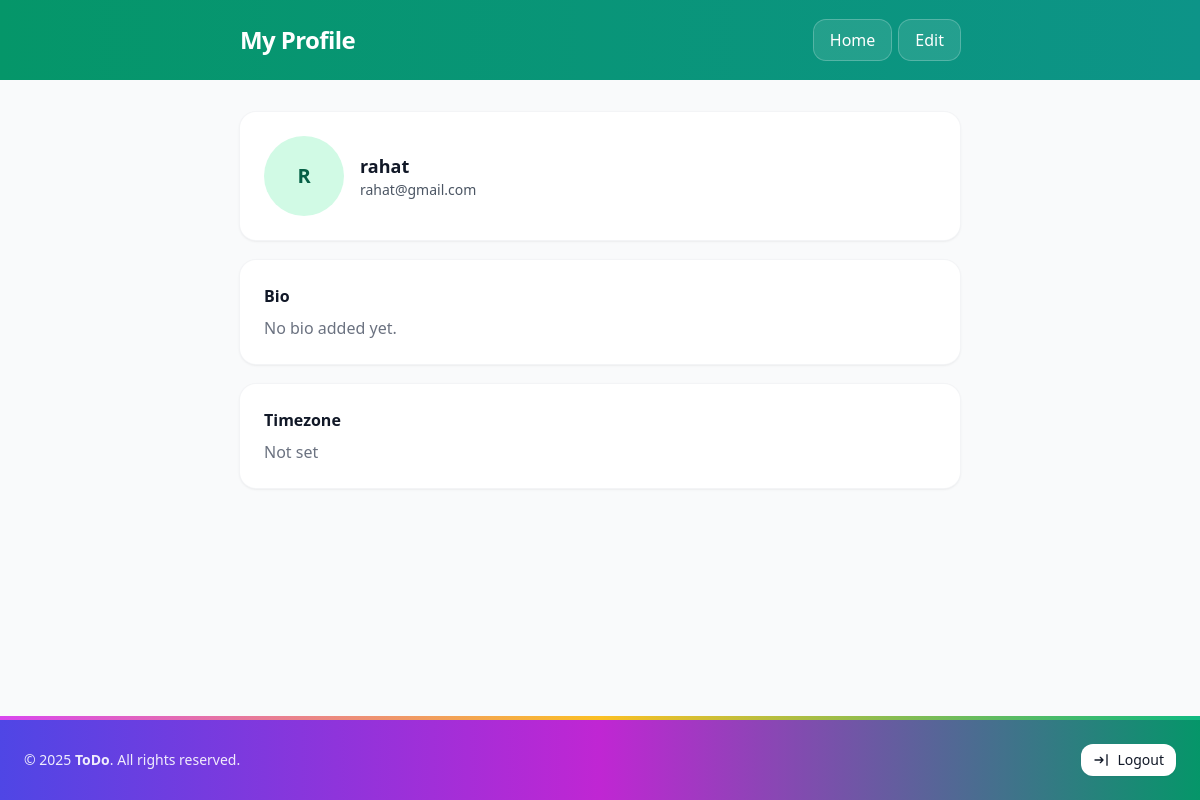
Page /accounts/profile/ (signed in) on the earlier database version.
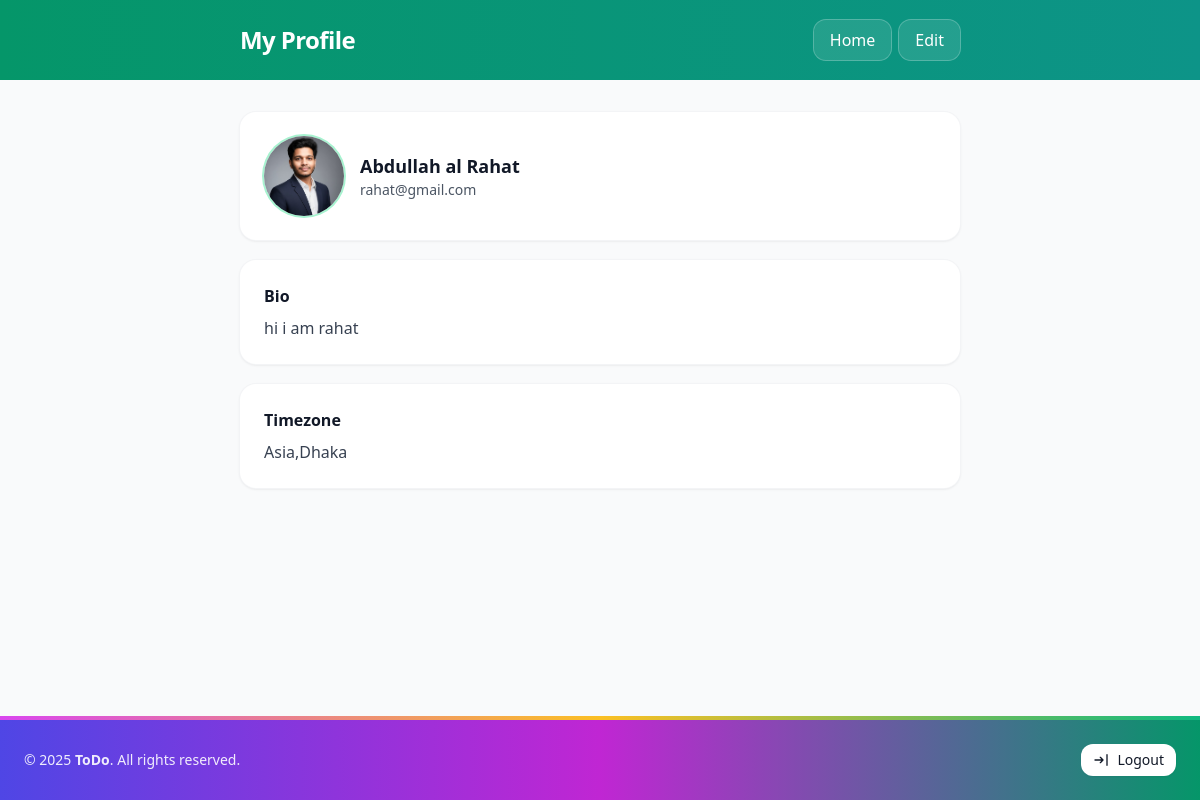
Same page on the later database version.
### accounts/models.py (models this page shows, shortened)
class Profile(models.Model):
    user = models.OneToOneField(User, on_delete=models.CASCADE, related_name="profile")
    full_name = models.CharField(max_length=120, blank=True)
    bio = models.TextField(blank=True)
    avatar = models.ImageField(upload_to="avatars/", blank=True, null=True)
    timezone = models.CharField(max_length=64, blank=True)

### accounts/views.py (the view)
# urls.py: path("profile/", profile_detail, name="profile"),
@login_required
@require_http_methods(["GET"])
def profile_detail(request):
    return render(request, "accounts/profile_detail.html", {"profile": request.user.profile})

### accounts/context_processors.py (called while the page is built)
def ensure_profile(request) -> Dict:
    profile = None
    user = getattr(request, 'user', None)
    if user and user.is_authenticated:
        from .models import Profile
        profile, _ = Profile.objects.get_or_create(user=user)
        is_admin = user.is_superuser or user.groups.filter(name="admin").exists()
    else:
        is_admin = False
    return {"profile": profile, "is_admin": is_admin}

### accounts/templates/accounts/profile_detail.html (shortened to what this page needs)
<!doctype html>
<html lang="en">
<head>
  <script src="https://cdn.tailwindcss.com"></script>
</head>
<body class="bg-gray-50 text-gray-900 antialiased min-h-screen flex flex-col">
  <div class="bg-gradient-to-r from-emerald-600 to-teal-600 text-white">
    <div class="max-w-3xl mx-auto px-6 py-5 flex items-center justify-between">
      <h1 class="text-xl sm:text-2xl font-semibold tracking-tight">My Profile</h1>
      <div class="flex items-center gap-2">
        {% if is_admin %}
          <a href="{% url 'accounts:dashboard' %}" class="rounded-xl px-4 py-2 bg-white/10 hover:bg-white/20 ring-1 ring-white/30">Home</a>
        {% else %}
          <a href="{% url 'tasks:task_list' %}" class="rounded-xl px-4 py-2 bg-white/10 hover:bg-white/20 ring-1 ring-white/30">Home</a>
        {% endif %}
        <a href="{% url 'accounts:profile_edit' %}" class="rounded-xl px-4 py-2 bg-white/10 hover:bg-white/20 ring-1 ring-white/30">Edit</a>
      </div>
    </div>
  </div>
  <main class="flex-1">
    <div class="max-w-3xl mx-auto px-6 py-8 space-y-5">
      <section class="bg-white rounded-2xl shadow ring-1 ring-gray-100 p-6 flex items-center gap-4">
        {% if profile.avatar %}
          <img src="{{ profile.avatar.url }}" class="h-20 w-20 rounded-full ring-2 ring-emerald-200 object-cover" alt="User avatar">
        {% else %}
          <div class="h-20 w-20 rounded-full bg-emerald-100 text-emerald-800 grid place-items-center text-xl font-bold">
            {{ profile.full_name|default:request.user.username|slice:":1"|upper }}
          </div>
        {% endif %}
        <div class="min-w-0">
          <p class="text-lg font-semibold truncate">{{ profile.full_name|default:request.user.username }}</p>
          <p class="text-gray-600 text-sm truncate">{{ request.user.email }}</p>
        </div>
      </section>
      <section class="bg-white rounded-2xl shadow ring-1 ring-gray-100 p-6">
        <h2 class="font-semibold mb-2">Bio</h2>
        {% if profile.bio %}
          <p class="text-gray-700 whitespace-pre-line">{{ profile.bio }}</p>
        {% else %}
          <p class="text-gray-500">No bio added yet.</p>
        {% endif %}
      </section>
      <section class="bg-white rounded-2xl shadow ring-1 ring-gray-100 p-6">
        <h2 class="font-semibold mb-2">Timezone</h2>
        {% if profile.timezone %}
          <p class="text-gray-700">{{ profile.timezone }}</p>
        {% else %}
          <p class="text-gray-500">Not set</p>
        {% endif %}
      </section>
    </div>
  </main>
  {% include 'includes/footer.html' %}
</body>
</html>

### templates/includes/footer.html (shortened to what this page needs)
<footer class="mt-12">
  <div class="h-1 w-full bg-gradient-to-r from-fuchsia-500 via-amber-400 to-emerald-500"></div>
  <div class="bg-gradient-to-r from-indigo-600 via-fuchsia-600 to-emerald-600 text-white">
    <div class="max-w-7xl mx-auto px-4 sm:px-6 text-sm">
      <div class="flex flex-col sm:flex-row items-center justify-between gap-4 py-6">
        <p class="opacity-90">&copy; {% now "Y" %} <strong>ToDo</strong>. All rights reserved.</p>
        <form method="post" action="{% url 'accounts:logout' %}" class="inline">
          <button type="submit" class="inline-flex items-center gap-2 rounded-xl px-3 py-1.5 bg-white text-gray-900 hover:bg-amber-300 shadow-sm transition">
            <svg xmlns="http://www.w3.org/2000/svg" class="h-4 w-4" viewBox="0 0 24 24" fill="none" stroke="currentColor" stroke-width="2" aria-hidden="true"><path stroke-linecap="round" stroke-linejoin="round" d="M15 12H3m12 0l-4-4m4 4l-4 4M21 4v16"/></svg>
            Logout
          </button>
        </form>
      </div>
    </div>
  </div>
</footer>

Differences in the rows shown:
changed Profile: avatar: picture added; full_name "rahat" → "Abdullah al Rahat"; bio (not shown) → "hi i am rahat"; timezone (not shown) → "Asia,Dhaka"; full_name "R" → (not shown)
Other differences:
text no longer shown: "No bio added yet. Not set"
